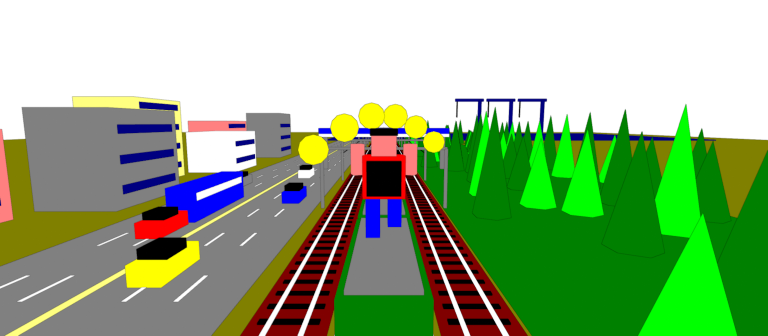
#> input picture assets/loading/loading_4x.png, 1536 x 672 px (shown at 1/2 size)
$ python quantize_loading.py
#> lines starting #> are read from the running program, lines starting #| are printed output that depends on the picture
### tools/mkloading.py
"""Placeholder loading screen (until the Blender render of
prompts/blender_loading_screen.md exists): sunset over the Acropolis, three
tracks in perspective, pines, the logo. Writes assets/loading/loading_cpc.png
(192x168 mode 0 pixels, indices = LOADING_PALETTE) - the same file the
Blender pipeline produces, so tools/scr2cpc.py takes either.
"""

import math
import os
import sys

from PIL import Image

sys.path.insert(0, os.path.dirname(os.path.abspath(__file__)))
import cpcpalette  # noqa: E402
from cpcpalette import ROOT  # noqa: E402

W, H = 192, 168
OUT = os.path.join(ROOT, "assets", "loading", "loading_cpc.png")

# ink -> firmware colour
LOADING_PALETTE = [0, 1, 2, 5, 4, 3, 6, 15, 16, 24, 25, 9, 18, 13, 26, 12]
BLACK, BLUE, BBLUE, MAUVE, MAGENTA, RED, BRED, ORANGE, PINK, YELLOW, PYELLOW, GREEN, BGREEN, GREY, WHITE, OLIVE = range(16)
BAYER = [[0, 8, 2, 10], [12, 4, 14, 6], [3, 11, 1, 9], [15, 7, 13, 5]]
HORIZON = 100


def rgb(ink):
    return cpcpalette.rgb_tuple(cpcpalette.CPC_COLOURS[LOADING_PALETTE[ink]][1])


# [113 lines left out: functions draw, save, not called in this run]


# [3 lines that do not run on import are left out]

### tools/cpcpalette.py
"""Amstrad CPC colours and the Runner A.P.E.R game palette (single source).

Run as a script to (re)generate:
  gfx/palette/aper_game.gpl   - palette for Aseprite (index = CPC pen)
  src/data/palette.asm        - hardware colour numbers for the gate array
"""

import os

ROOT = os.path.abspath(os.path.join(os.path.dirname(__file__), ".."))

# firmware colour number -> (name, RGB, gate array hardware number)
CPC_COLOURS = {
    0: ("Black", 0x000000, 0x14),
    1: ("Blue", 0x000080, 0x04),
    2: ("Bright Blue", 0x0000FF, 0x15),
    3: ("Red", 0x800000, 0x1C),
    4: ("Magenta", 0x800080, 0x18),
    5: ("Mauve", 0x8000FF, 0x1D),
    6: ("Bright Red", 0xFF0000, 0x0C),
    7: ("Purple", 0xFF0080, 0x05),
    8: ("Bright Magenta", 0xFF00FF, 0x0D),
    9: ("Green", 0x008000, 0x16),
    10: ("Cyan", 0x008080, 0x06),
    11: ("Sky Blue", 0x0080FF, 0x17),
    12: ("Yellow", 0x808000, 0x1E),
    13: ("White", 0x808080, 0x00),
    14: ("Pastel Blue", 0x8080FF, 0x1F),
    15: ("Orange", 0xFF8000, 0x0E),
    16: ("Pink", 0xFF8080, 0x07),
    17: ("Pastel Magenta", 0xFF80FF, 0x0F),
    18: ("Bright Green", 0x00FF00, 0x12),
    19: ("Sea Green", 0x00FF80, 0x02),
    20: ("Bright Cyan", 0x00FFFF, 0x13),
    21: ("Lime", 0x80FF00, 0x1A),
    22: ("Pastel Green", 0x80FF80, 0x19),
    23: ("Pastel Cyan", 0x80FFFF, 0x1B),
    24: ("Bright Yellow", 0xFFFF00, 0x0A),
    25: ("Pastel Yellow", 0xFFFF80, 0x03),
    26: ("Bright White", 0xFFFFFF, 0x0B),
}

# pen -> (firmware colour, editor RGB, use). The editor RGB differs from the
# real colour only for pen 15, so it can be told apart from pen 13 in images.
LAMP_EDITOR_RGB = 0xFE0000
GAME_PALETTE = [
    (0, None, "outlines, shadows"),
    (1, None, "deep shadows"),
    (13, None, "asphalt, rails, concrete"),
    (26, None, "road marks, highlights"),
    (3, None, "sleepers, roof tiles, brown"),
    (15, None, "train details, lights"),
    (12, None, "coin shade, dry grass, ballast"),
    (24, None, "coins, yellow vehicles"),
    (9, None, "dark foliage"),
    (21, None, "light foliage"),
    (11, None, "glass, water"),
    (2, None, "buses, train liveries"),
    (16, None, "skin"),
    (6, None, "player clothes, signage"),
    (25, None, "RESERVED: coin glint (cycles 25/26)"),
    (6, LAMP_EDITOR_RGB, "RESERVED: signal lamp (cycles 18/15/6)"),
]


# time of day (src/world.asm time_of_day): firmware colours of pens 0-13 at
# dusk and at night; pens 14-15 (glint, lamp) are cycled by the game
TIME_PENS = 14
TIME_PALETTES = [
    ("day", [GAME_PALETTE[pen][0] for pen in range(TIME_PENS)]),
    #          0  1   2   3  4   5   6   7  8  9  10 11  12 13
    ("dusk",  [0, 1, 13, 26, 3, 15, 12, 24, 9, 9, 11, 2, 16, 6]),   # darker leaves
    ("late",  [0, 1, 13, 14, 3, 15, 12, 24, 0, 9, 11, 2, 16, 6]),   # dark woods, moonlit highlights
    ("night", [0, 1, 13, 14, 0, 15, 1, 24, 0, 9, 24, 2, 16, 6]),    # blue ballast, lit windows
]
# 2048-row cycle in steps of 64 rows: day, dusk, night, dawn
TIME_STEPS = [0] * 14 + [1, 2] + [3] * 14 + [2, 1]


def rgb_tuple(value):
    return ((value >> 16) & 0xFF, (value >> 8) & 0xFF, value & 0xFF)


def editor_rgb(pen):
    firmware, override, _ = GAME_PALETTE[pen]
    return rgb_tuple(override if override is not None else CPC_COLOURS[firmware][1])


# [6 lines left out: function editor_rgb_to_pen, not called in this run]


def hardware_colour(pen):
    return CPC_COLOURS[GAME_PALETTE[pen][0]][2]


# [42 lines left out: functions write_gpl, write_asm, _write, not called in this run]


# [3 lines that do not run on import are left out]

### tools/quantize_loading.py
"""Blender render -> CPC loading screen (prompts/blender_loading_screen.md).

Input:  assets/loading/loading_4x.png (tools/blender/loading_scene.py:
        1536x672 RGBA, transparent sky)
Output: assets/loading/loading_384x168.png  box-filtered, square pixels
        assets/loading/loading_cpc.png      192x168 mode 0 pixels, indexed with
                                            the 16 loading inks
        assets/loading/loading_palette.txt  the inks (tools/mkloading.py)

The sky (transparent in the render) gets the sunset bands with an ordered
Bayer 4x4 dither, the sun and the Acropolis silhouette; the scene is mapped to the nearest ink
without dither (clean silhouettes); the logo goes on top as in the
placeholder. tools/scr2cpc.py turns loading_cpc.png into screen memory.
"""

import os
import sys

from PIL import Image

sys.path.insert(0, os.path.dirname(os.path.abspath(__file__)))
import mkloading  # noqa: E402
from cpcpalette import ROOT  # noqa: E402

SRC = os.path.join(ROOT, "assets", "loading", "loading_4x.png")
SQUARE = os.path.join(ROOT, "assets", "loading", "loading_384x168.png")
W, H = mkloading.W, mkloading.H
BLUE, MAUVE, MAGENTA, PINK, ORANGE, YELLOW, PYELLOW = (
    mkloading.BLUE, mkloading.MAUVE, mkloading.MAGENTA, mkloading.PINK,
    mkloading.ORANGE, mkloading.YELLOW, mkloading.PYELLOW)
SKY_BANDS = [BLUE, MAUVE, MAGENTA, PINK, ORANGE, YELLOW]
INKS = {ink: mkloading.rgb(ink) for ink in range(16)}


def nearest(rgb):
    return min(INKS, key=lambda i: sum((c - d) ** 2 for c, d in zip(INKS[i], rgb)))


def acropolis(px, horizon, cx=44):
    """The hill and the Parthenon in silhouette behind the scene, left of
    the tracks (mode 0 pixels are twice as wide as tall)."""
    RED, BLACK = mkloading.RED, mkloading.BLACK
    for x in range(cx - 44, cx + 45):
        top = horizon - 11 + int(((x - cx) / 44) ** 2 * 11)
        for y in range(max(0, top), horizon):
            px[y][x] = RED if y < top + 2 else BLACK
    base = horizon - 10
    for y in range(base - 11, base):                            # columns, entablature
        for x in range(cx - 15, cx + 16):
            if y < base - 8 or y >= base - 2 or (x - cx + 15) % 4 < 2:
                px[y][x] = BLACK
    for k in range(4):                                          # pediment
        for x in range(cx - 15 + k * 4, cx + 16 - k * 4):
            px[base - 12 - k][x] = BLACK


def convert(src=SRC):
#> called with src = 'assets/loading/loading_4x.png'
    render = Image.open(src).convert("RGBA")
#> render is the input picture: PIL image 1536x672 RGBA; mean R, G, B, A 52.7, 83, 37.3, 164
    if render.size != (W * 8, H * 4):
        raise SystemExit(f"quantize_loading: {src}: expected {W * 8}x{H * 4}")
    square = render.reduce(4)                                   # box filter -> 384x168
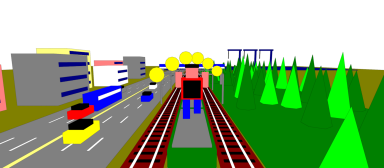
#> square: PIL image 384x168 RGBA; mean R, G, B, A 53, 83.5, 37.5, 164; transparent parts drawn white
    square.save(SQUARE)
    mode0 = square.reduce((2, 1))                               # 2 square pixels -> 1 mode 0 pixel
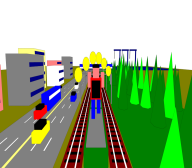
#> mode0: PIL image 192x168 RGBA; mean R, G, B, A 53.1, 83.9, 37.6, 164; transparent parts drawn white
    sky = [[mode0.getpixel((x, y))[3] < 128 for x in range(W)] for y in range(H)]
#> sky = 168 items
    horizon = max(y for y in range(H) if any(sky[y][W // 3:2 * W // 3])) + 1
#> horizon = 66

    px = [[0] * W for _ in range(H)]
    for y in range(H):                                          # the sky, dithered bands
        t = min(y / horizon, 0.999) * (len(SKY_BANDS) - 1)
        i, frac = int(t), t - int(t)
        for x in range(W):
            hi = SKY_BANDS[min(i + 1, len(SKY_BANDS) - 1)]
            px[y][x] = hi if frac * 16 > mkloading.BAYER[y % 4][x % 4] else SKY_BANDS[i]
#> this loop made 168 passes
#> (t, i, frac) on passes 1 to 3: (0, 0, 0), (0.0758, 0, 0.0758), (0.152, 0, 0.152)
#> after the loop, px = 168 items
    for y in range(max(0, horizon - 34), horizon):              # the sun behind the hill
        for x in range(W):
            if ((x - W // 2) * 2) ** 2 + (y - horizon + 6) ** 2 < 30 ** 2:
                px[y][x] = PYELLOW
    acropolis(px, horizon)
#> the loop in acropolis, `for x in range(cx - 44, cx + 45):` made 89 passes
#> top on passes 1 to 12: 66, 65, 65, 64, 64, 63, 63, 62, 62, 61, 61, 61
#> in acropolis, `base = horizon - 10`: base = 56
    for y in range(H):                                          # the scene, no dither
        for x in range(W):
            if not sky[y][x]:
                px[y][x] = nearest(mode0.getpixel((x, y))[:3])
#> (the run stopped early here; a loop or call above may not have finished)
